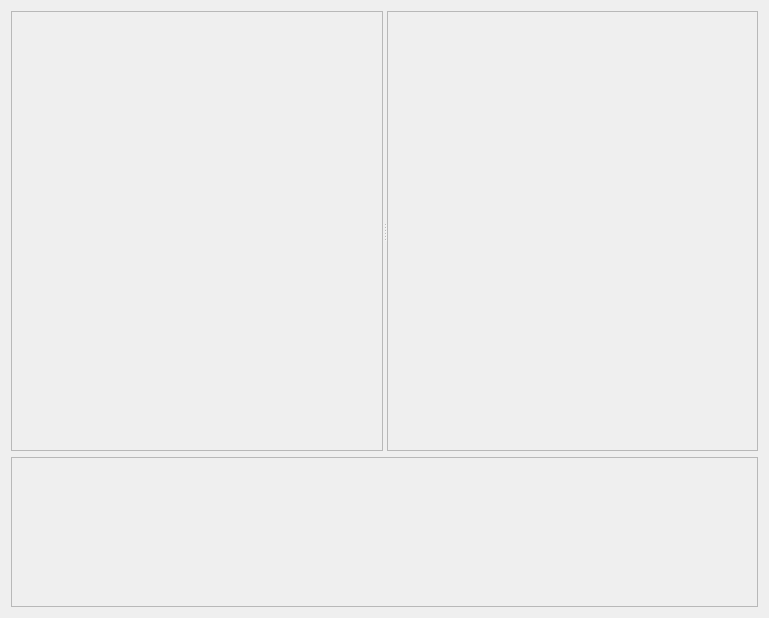
<?xml version="1.0" encoding="UTF-8"?>
<ui version="4.0">
 <class>guiDlg</class>
 <widget class="QWidget" name="guiDlg">
  <property name="geometry">
   <rect>
    <x>0</x>
    <y>0</y>
    <width>769</width>
    <height>618</height>
   </rect>
  </property>
  <property name="windowTitle">
   <string>Bug</string>
  </property>
  <layout class="QVBoxLayout" name="verticalLayout_2">
   <item>
    <layout class="QVBoxLayout" name="verticalLayout">
     <item>
      <widget class="QSplitter" name="splitter">
       <property name="orientation">
        <enum>Qt::Horizontal</enum>
       </property>
       <widget class="QFrame" name="frame_grid">
        <property name="sizePolicy">
         <sizepolicy hsizetype="Preferred" vsizetype="Expanding">
          <horstretch>0</horstretch>
          <verstretch>0</verstretch>
         </sizepolicy>
        </property>
        <property name="frameShape">
         <enum>QFrame::StyledPanel</enum>
        </property>
        <property name="frameShadow">
         <enum>QFrame::Raised</enum>
        </property>
       </widget>
       <widget class="QFrame" name="frame_graph">
        <property name="frameShape">
         <enum>QFrame::StyledPanel</enum>
        </property>
        <property name="frameShadow">
         <enum>QFrame::Raised</enum>
        </property>
       </widget>
      </widget>
     </item>
     <item>
      <widget class="QFrame" name="frame_2">
       <property name="maximumSize">
        <size>
         <width>16777215</width>
         <height>150</height>
        </size>
       </property>
       <property name="frameShape">
        <enum>QFrame::StyledPanel</enum>
       </property>
       <property name="frameShadow">
        <enum>QFrame::Raised</enum>
       </property>
      </widget>
     </item>
    </layout>
   </item>
  </layout>
 </widget>
 <resources/>
 <connections/>
</ui>
